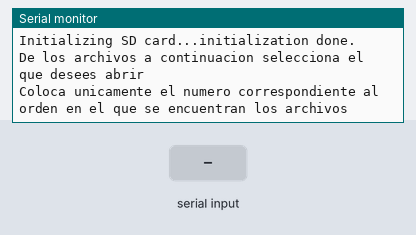
The sketch below on a simulated Arduino Uno, built with avr-gcc and run on an emulated ATmega328P. Shown: the last lines printed to the serial monitor. The test bench sets the inputs (shaded band). Storage starts empty.

Above: at 1.2 s.
1.3 s: "1" received over Serial
At 2.39 s:
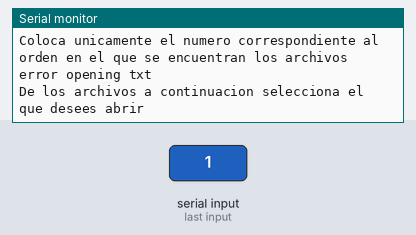
3.8 s: "0" received over Serial
At 4.87 s:
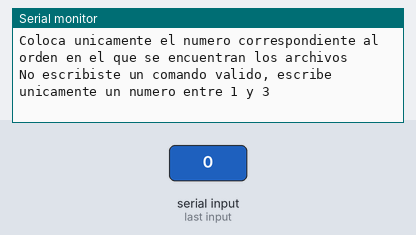

The sketch:

lab7_sd.ino
```cpp
//**************************************************************************
// Author: Brandon Garrido
// Carnet: 19421
// Fecha de creación: 27/09/2021
// Ultima modificación: 27/09/2021
//**************************************************************************


//Incluimos librerias necesarias
#include <SPI.h>
#include <SD.h>

File myFile;
int opcion = 0;
char eleccion[20];
void setup() {
  // put your setup code here, to run once:
  Serial.begin(9600);  //iniciamos comunicacion serial
  SPI.setModule(0);  //iniciamos comunicacion SPI en el modulo 0
  Serial.print("Initializing SD card...");

  pinMode(12, OUTPUT);  //Colocamos el CS del PA3

//Se verifica que se haya iniciado correctamente la SD
  if (!SD.begin(12)) {
    Serial.println("initialization failed!");
    return;
  }
  Serial.println("initialization done.");


}

void loop() {
  //Se imprimen las instrucciones del menú
  Serial.println("De los archivos a continuacion selecciona el que desees abrir ");
  Serial.println("Coloca unicamente el numero correspondiente al orden en el que se encuentran los archivos");

  //Se imprimen los archivos existentes adentro de la SD card
  myFile = SD.open("/");
  printDirectory(myFile, 0);
  while(Serial.available()<1); //Espero a que el usuario me envie el dato por el puerto serial del archivo que desea desplegar de la SD
  Serial.readBytes(eleccion,sizeof eleccion); //Luego de recibir el dato del usuario, lo leo hasta completarlo

  // A continuacion realizo el menu que que se basa en la eleccion del usuario para desplegar cada archivo
  if (eleccion[0] == '1'){
      ReadFile("MARIO.txt"); //Se despliega opcion 1 que corresponde al archivo de MARIO
  } else if (eleccion[0] == '2'){
      ReadFile("HEART.txt"); //Se despliega opcion 2 que corresponde al archivo de HEART
    }else if (eleccion[0] == '3'){
      ReadFile("CARITA.txt"); //Se despliega opcion 3 que corresponde al archivo de CARITA
    }
    else{ // Si el usuario no coloca alguna de las opciones disponibles, se despliega este mensaje
      Serial.println("No escribiste un comando valido, escribe unicamente un numero entre 1 y 3");
    }

}

//Funcion utilizada para desplegar los archivos dentro de la SD
void printDirectory(File dir, int numTabs) {
   opcion = 0;

   dir.rewindDirectory(); //Esto es para colocar el puntero que leer a los archivos de la SD al principio
   while(true) {

     File entry =  dir.openNextFile();  //Se abre el siguiente archivo del puntero
     if (! entry) {
       // no more files
       break;
     }
     for (uint8_t i=0; i<numTabs; i++) {
       Serial.print('\t');
     }
     if (entry.isDirectory()) {  //Esto se utiliza cuando lo que se esta leyendo no es un archivo (usualemente es una carpeta)


     } else {
       // files have sizes, directories do not
       opcion ++;
       Serial.print(opcion);
       Serial.print(". ");
       Serial.print(entry.name());  //Se imprime el nombre del archivo
       Serial.print("\t\t");  //Se realizan 2 tabulaciones
       Serial.println(entry.size(), DEC); //Se coloca el tamaño del archivo en decimal
     }

   }
}

void ReadFile(char name[]){
  myFile = SD.open(name); //Se abre el arhivo dado en el argumento
  if (myFile) { //Si se logro abrir de manera correcta
    Serial.println(name); //se imprime el nombre del archivo

    // read from the file until there's nothing else in it:
    while (myFile.available()) { //Se va leyendo cada caracter del archivo hasta que ya se hayan leido todos
      Serial.write(myFile.read());
    }
    // close the file:
    myFile.close(); //Se cierra el archivo
  } else {
    // if the file didn't open, print an error:
    Serial.println("error opening txt");
  }
  }
```

Measured:
- after the input at 1.3 s, the serial monitor: prints a new line after 1.0 s (image 1)
- after the input at 3.8 s, the serial monitor: prints a new line after 1.0 s (image 2)
